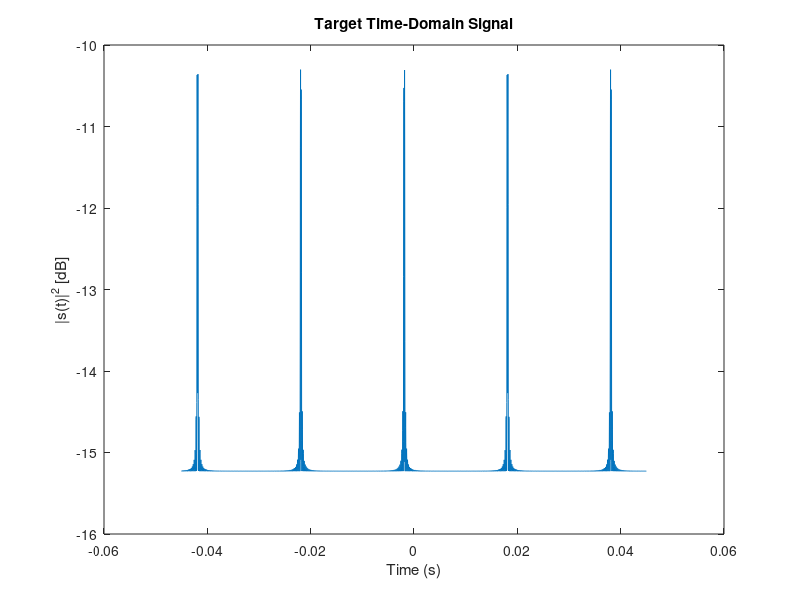

MATLAB code to generate this figure: (Note: this script raises an error after producing the figure.)
clear;
clc;
close all;

%% System parameters
c = 3e8;       % Light Velocity [m/s]
f = 9e9;       % Frequency [Hz]
lambda = c/f;  % Wavelength [m] 
overs = 10;    % Zero-Padding (used later in the FFT)
SNR = 100;     % Signal-to-Noise Ratio [linear]

% Radar Waveform Parameters
N = 64;         % Number of Pulses in the FFT Window
M = 3000;      % Total Number of Pulses on Target
PRF = 1/(30e-6);    % Pulse Repetition Frequency [Hz]
PRT = 1/PRF;    % Pulse Repetition Time [s]
tmax = M/PRF;   % Time on Target [s]

% Resolutions
delta_t = N/(2*PRF);   % Time Resolution [s]
delta_f = PRF/N;       % Frequency Resolution [Hz]

% Time-Domain Discretization
slow_time_tot = -(tmax)/2:PRT:(tmax)/2-PRT;                               


%% Helicopter-Drone Features
N_R = 1;            % Number of Rotors 
N_B = 2;            % Number of Blades 

beta = deg2rad(15);      % Elevation Angle [rad] 
theta = pi/2 - beta;     % Aspect Angle [rad]

L = 0.6;                 % Blade Length [m] 
W = 0.1;                 % Blade Width [m]
H = 0.03;                % Blade Height [m]

Omega_rad = 2*pi*25;              % Rotation Rate of the Rotor [rad/s]
Omega_rev = Omega_rad/(2*pi);     % Rotation Rate of the Rotor [rev/s]
V_tip = 2*pi*Omega_rev*L;         % Blade Tip Velocity [m/s]

phi_0 = (2*pi).*rand(1);          % Initial Phase of the Rotor

rcs_drone = 0.12;                 % Average RCS [m^2]         
rcs_body = 0.25*rcs_drone;        % Body RCS Contribution [m^2]
rcs_blade = 0.75*rcs_drone;       % Blades RCS Contribution [m^2]

fD_body = 0;                      % Doppler Frequency of the Body [Hz]


% Variations of velocity of rotation of each blade 
% Velocità di rotazione Gaussiana con sigma 10% e valore atteso omega_rev
sigma = 0.1*Omega_rev;
%Omega_rev = Omega_rev + rand(1)*sigma; 

%% Received Signal
s_t = zeros(size(slow_time_tot));

% Received Signal from a Rotor with N_B blades
for k=0:N_B-1
    phi = Omega_rev*2*pi*slow_time_tot + phi_0 + k*2*pi/N_B;
    s_t = s_t + (lambda./(1i*4*pi*tan(phi))).*(1-exp(1i.*4*pi*L/lambda*cos(beta)*sin(phi)));
end


% RCS Amplitude Contribution
% s_t = ((sqrt(4*pi/((lambda)^2)))*(H*L)*sin(theta) + (sqrt(4*pi/((lambda)^2)))*(W*L)*cos(theta)).*s_t;
s_t = (sqrt(rcs_blade)).*s_t;

% Doppler Contribution (Translational Motion of the Target)
s_t = exp(1i*2*pi*fD_body.*slow_time_tot).*s_t;

% % Target Body Contribution
s_body = (sqrt(rcs_body)).*exp(1i*2*pi*fD_body.*slow_time_tot);
s_t = s_t + s_body;

% Signal Power Computation
n = length(s_t);
S_f = fftshift(fft(s_t,n,2));
Ps = (1/n)*sum((abs(S_f)).^2);  % Power in linear scale
Ps_dB = 10*log10(Ps);           % Power in dB scale

% Add the AWGN noise
s_t = awgn(s_t,100,'measured');

% Noise Power Computation
Pn_dB = Ps_dB - SNR;    % Power in dB scale
Pn = 10^(Pn_dB/10);     % Power in linear scale



%% Time-Domain Signal
figure
plot(slow_time_tot,10*log10((abs(s_t)).^2))
title('Target Time-Domain Signal');
xlabel('Time (s)');
ylabel('|s(t)|^2 [dB]');


%% Spectrogram 
% Hamming weights
hamm = hamming(N);

% Plot Spectrogram 
figure
spectrogram(s_t,hamm,N/2,N*overs,PRF,'yaxis','centered');
title('Target Spectrogram');
colormap("gray")


%% Spectrum 
n = length(s_t);
fd_ax = linspace(-PRF/2,PRF/2,n);
y = fftshift(fft(s_t,n,2));
y_dB = 10*log10(abs(y).^2);

figure
plot(fd_ax,y_dB)
title('Target Spectrum');
xlabel('Frequency (Hz)');
ylabel('|S(f)|^2 [dB]');

